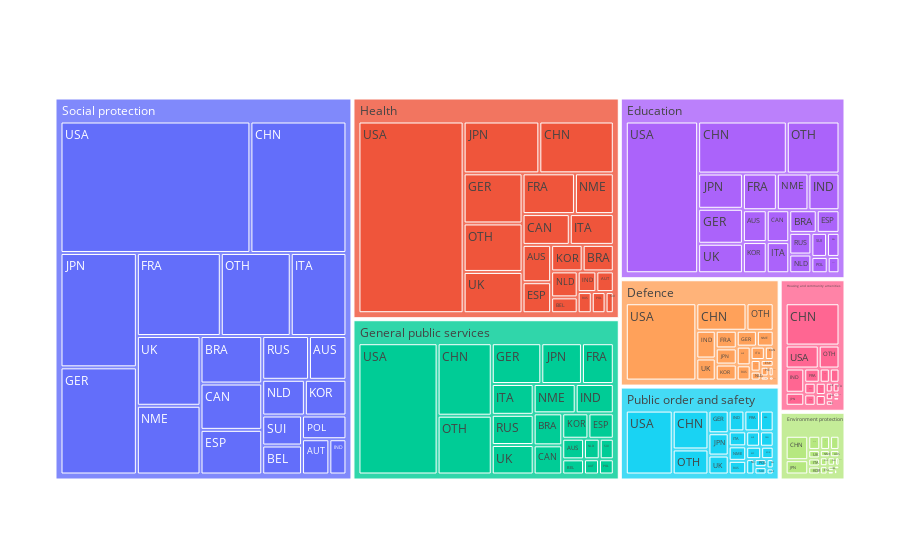

The code cell stored with this chart in its notebook:
### Code cell
fig = px.treemap(sector_rows_df, path=['Sector','Country'], values=0)
# make margins larger and save to svg
fig.update_layout(margin=dict(l=50, r=50, t=75, b=75))

fig.show()

### Figure 1 — Plotly figure (JSON) as saved in the notebook; plotly's stock layout.template omitted (floating-point values rounded to 4 significant figures; data arrays with more than 128 entries replaced by an {"elided": "..."} marker saying what was removed)
{"data": [{"branchvalues": "total", "domain": {"x": [0, 1], "y": [0, 1]}, "hovertemplate": "labels=%{label}<br>0=%{value}<br>parent=%{parent}<br>id=%{id}<extra></extra>", "ids": {"elided": "176 str values"}, "labels": {"elided": "176 str values"}, "name": "", "parents": {"elided": "176 str values"}, "type": "treemap", "values": {"elided": "176 float values"}}], "layout": {"legend": {"tracegroupgap": 0}, "margin": {"b": 75, "l": 50, "r": 50, "t": 75}}}
